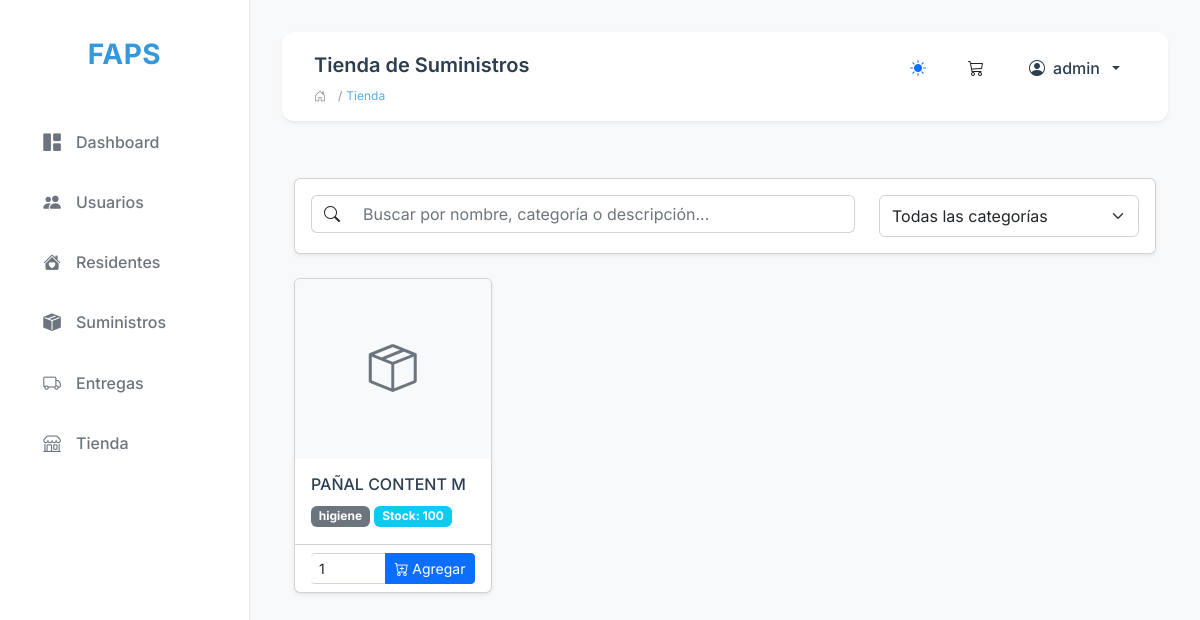
Page /store (signed in) on the earlier database version.
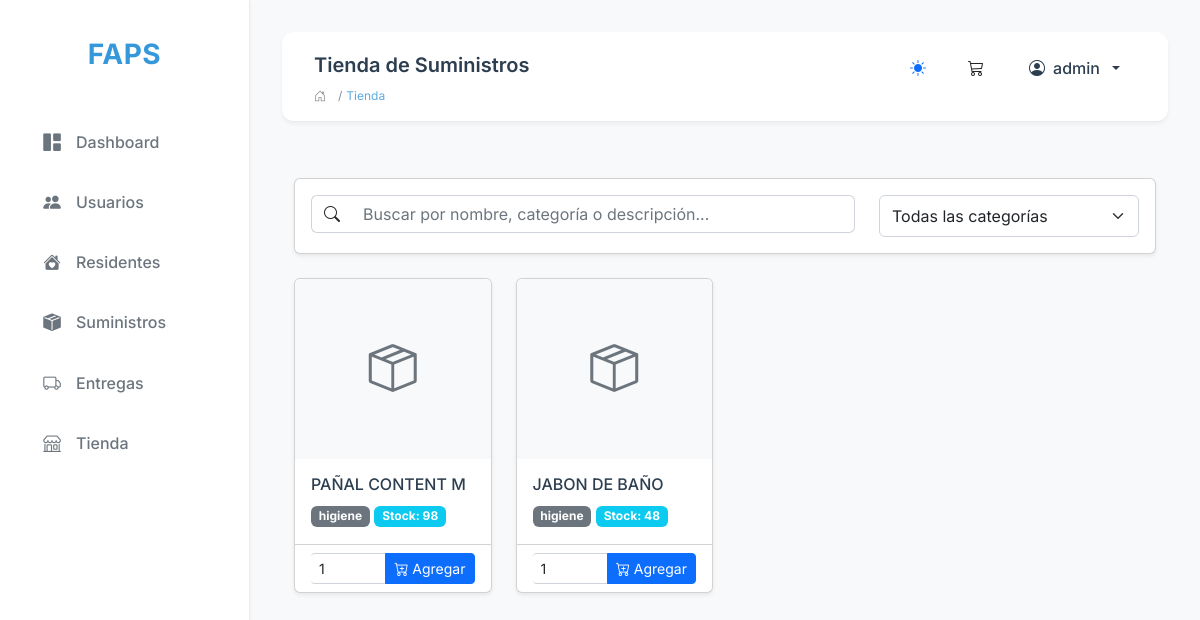
Same page on the later database version.
### app/models.py (models this page shows)
class Supply(db.Model):
    id = db.Column(db.Integer, primary_key=True)
    name = db.Column(db.String(100), nullable=False)
    category = db.Column(db.String(100), nullable=False)
    quantity = db.Column(db.Integer, nullable=False)
    entry_date = db.Column(db.Date, nullable=False)
    photo = db.Column(db.String(255), nullable=True)
    description = db.Column(db.Text, nullable=True)
    price = db.Column(db.Float, nullable=True)  # Para mostrar el valor referencial

### app/routes/store_routes.py (the view)
@store_bp.route('/store')
def store():
    if not session.get('user_id'):
        return redirect(url_for('auth_bp.login'))
    supplies = Supply.query.all()
    return render_template('store/store.html', supplies=supplies)

### app/templates/store/store.html (shortened to what this page needs)
{% extends 'base.html' %}
{% block page_title %}Tienda de Suministros{% endblock %}
{% block breadcrumbs %}
<li class="breadcrumb-item active">Tienda</li>
{% endblock %}
{% block content %}
<div class="container-fluid mt-4">
    <div class="row mb-4">
        <div class="col-12">
            <div class="card shadow-sm">
                <div class="card-body">
                    <div class="row">
                        <div class="col-md-8">
                            <div class="input-group">
                                <span class="input-group-text">
                                    <i class="bi bi-search"></i>
                                </span>
                                <input type="text"
                                       class="form-control"
                                       id="searchInput"
                                       placeholder="Buscar por nombre, categoría o descripción..."
                                       autocomplete="off">
                            </div>
                        </div>
                        <div class="col-md-4">
                            <select class="form-select" id="categoryFilter">
                                <option value="">Todas las categorías</option>
                            </select>
                        </div>
                    </div>
                </div>
            </div>
        </div>
    </div>
    <div class="row row-cols-1 row-cols-sm-2 row-cols-md-2 row-cols-lg-3 row-cols-xl-4 g-4" id="productsContainer">
        {% for supply in supplies %}
        <div class="col product-item"
             data-name="{{ supply.name|lower }}"
             data-category="{{ supply.category|lower }}"
             data-description="{{ supply.description|lower if supply.description else '' }}">
            <div class="card h-100 shadow-sm">
                {% if supply.photo %}
                <img src="{{ url_for('static', filename='uploads/supplies/' + supply.photo) }}"
                     class="card-img-top" alt="{{ supply.name }}"
                     style="height: 180px; object-fit: cover;">
                {% else %}
                <div class="card-img-top d-flex align-items-center justify-content-center bg-light"
                     style="height: 180px;">
                    <i class="bi bi-box-seam" style="font-size: 3rem; color: #6c757d;"></i>
                </div>
                {% endif %}
                <div class="card-body d-flex flex-column">
                    <h6 class="card-title mb-2">{{ supply.name }}</h6>
                    <div class="mt-auto">
                        <span class="badge bg-secondary">{{ supply.category }}</span>
                        <span class="badge bg-info">Stock: {{ supply.quantity }}</span>
                    </div>
                </div>
                <div class="card-footer bg-transparent">
                    <form class="add-to-cart-form" data-supply-id="{{ supply.id }}">
                        <div class="input-group">
                            <input type="number" class="form-control form-control-sm"
                                   name="quantity" value="1" min="1"
                                   max="{{ supply.quantity }}">
                            <button class="btn btn-primary btn-sm" type="submit">
                                <i class="bi bi-cart-plus"></i> Agregar
                            </button>
                        </div>
                    </form>
                </div>
            </div>
        </div>
        {% endfor %}
    </div>
</div>
{% endblock %}

Differences in the rows shown:
changed Supply "PAÑAL CONTENT M": quantity "100" → "98"
added Supply: name "JABON DE BAÑO", category "higiene", quantity "48"
